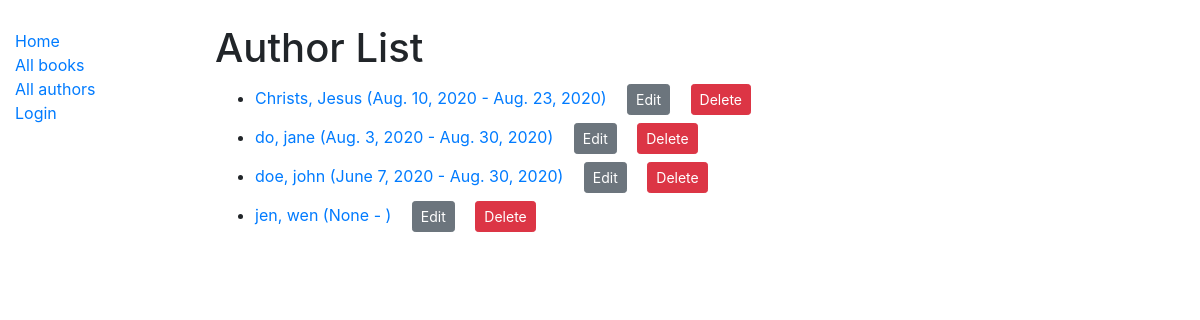
Screenshot of /catalog/authors/ with the database file from the repository.
### catalog/models.py (models this page shows)
class Author(models.Model):
    first_name = models.CharField(max_length=100)
    last_name = models.CharField(max_length=100)
    date_of_birth = models.DateField(null=True, blank=True)
    date_of_death = models.DateField('Died', null=True, blank=True)
    class Meta:
        ordering = ['last_name', 'first_name']
    def get_absolute_url(self):
        return reverse('author-detail', args=[str(self.id)])
    def __str__(self):
        return f'{self.last_name}, {self.first_name} '
    class Meta:
        ordering = ['last_name']

### catalog/views.py (the view)
# urls.py: path('authors/', views.AuthorsListView.as_view(), name='authors'),
class AuthorsListView(generic.ListView):
    model = Author

### catalog/templates/catalog/author_list.html
{% extends "base_generic.html" %}
{% block content %}
<h1>Author List</h1>
{% if author_list %}
  <ul>
  {% for author in author_list %}
    <li>
      <a href="{{ author.get_absolute_url }}">
      {{ author }} ({{author.date_of_birth}} - {% if author.date_of_death %}{{author.date_of_death}}{% endif %})
      </a>
      <a href="{% url 'author-update' author.id %}" class='btn btn-secondary btn-sm mx-3 my-1' >Edit</a>
      <a href="{% url 'author-delete' author.id %}" class='btn btn-danger btn-sm'>Delete</a>
    </li>
  {% endfor %}
 </ul>
{% else %}
  <p>There are no authors available.</p>
{% endif %}
{% endblock %}

### rows the page displays
Author: last_name+first_name "Christs, Jesus", date_of_birth "Aug. 10, 2020", date_of_death "Aug. 23, 2020"
Author: last_name+first_name "do, jane", date_of_birth "Aug. 3, 2020", date_of_death "Aug. 30, 2020"
Author: last_name+first_name "doe, john", date_of_birth "June 7, 2020", date_of_death "Aug. 30, 2020"
Author: last_name+first_name "jen, wen", date_of_birth "None"
